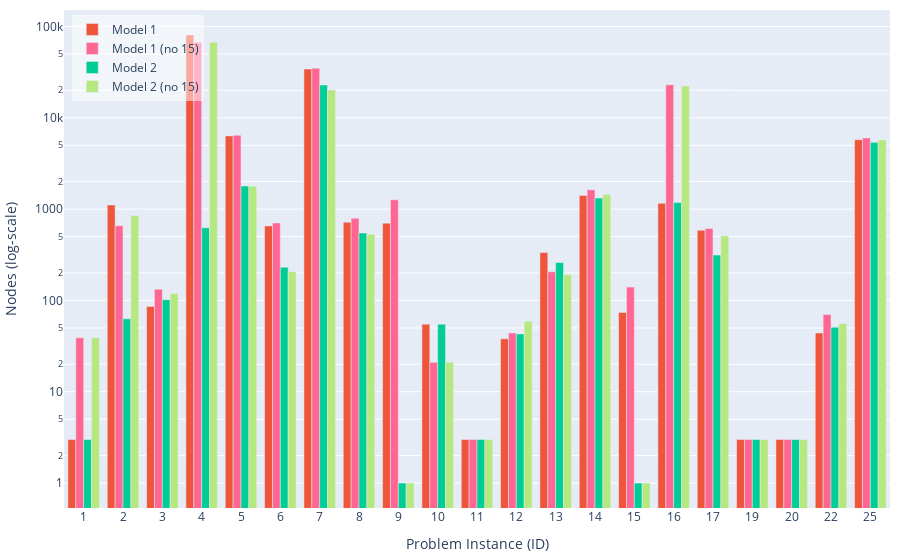

The notebook cell saved with this chart:
### Code cell
import plotly.graph_objects as go

# Create bar plot with visible zeros
hovertemplate_text='Model: %{customdata[0]}<br>ID: %{x}<br>Gap: %{text}%<br>Nodes: %{customdata[1]}<br>Runtime: %{customdata[2]} s<br>Heuristics: %{customdata[3]} s<br>Total Time: %{customdata[4]} s<extra></extra>'

positions = list(range(len(df1)))
max_gap = 300


fig = go.Figure()

fig.add_trace(
    go.Bar(
        name='Model 1',
        x=positions,
        y=df1['nodes'],
        text=df1['gap'].apply(lambda x: f'{x:.2f}'),
        marker_color=colormap[1],
        customdata=np.dstack((
            df1['model'], 
            df1['nodes'], 
            df1['runtime'].apply(lambda x: f'{x:.2f}'),
            df1['heuristics_time'].apply(lambda x: f'{x:.2f}'),
            df1['total_time'].apply(lambda x: f'{x:.2f}')
        ))[0],
        textposition='none',
        hovertemplate=hovertemplate_text,
        offsetgroup='1'
    )
)
fig.add_trace(
    go.Bar(
        name='Model 1 (no 15)',
        x=positions,
        y=df1e['nodes'],
        text=df1e['gap'].apply(lambda x: f'{x:.2f}'),
        marker_color=colormap[6],
        customdata=np.dstack((
            df1e['model'], 
            df1e['nodes'], 
            df1e['runtime'].apply(lambda x: f'{x:.2f}'),
            df1e['heuristics_time'].apply(lambda x: f'{x:.2f}'),
            df1e['total_time'].apply(lambda x: f'{x:.2f}')
        ))[0],
        textposition='none',
        hovertemplate=hovertemplate_text,
        offsetgroup='2'
    )
)
fig.add_trace(
    go.Bar(
        name='Model 2',
        x=positions,
        y=df2['nodes'],
        text=df2['gap'].apply(lambda x: f'{x:.2f}'),
        marker_color=colormap[2],
        customdata=np.dstack((
            df2['model'], 
            df2['nodes'], 
            df2['runtime'].apply(lambda x: f'{x:.2f}'),
            df2['heuristics_time'].apply(lambda x: f'{x:.2f}'),
            df2['total_time'].apply(lambda x: f'{x:.2f}')
        ))[0],
        textposition='none',
        hovertemplate=hovertemplate_text,
        offsetgroup='3'
    )
)

fig.add_trace(
    go.Bar(
        name='Model 2 (no 15)',
        x=positions,
        y=df2e['nodes'],
        text=df2e['gap'].apply(lambda x: f'{x:.2f}'),
        marker_color=colormap[7],
        customdata=np.dstack((
            df2e['model'], 
            df2e['nodes'], 
            df2e['runtime'].apply(lambda x: f'{x:.2f}'),
            df2e['heuristics_time'].apply(lambda x: f'{x:.2f}'),
            df2e['total_time'].apply(lambda x: f'{x:.2f}')
        ))[0],
        textposition='none',
        hovertemplate=hovertemplate_text,
        offsetgroup='4'
    )
)



fig.update_layout(
    autosize=True,
    margin=dict(l=10, r=10, t=10, b=10),
    barmode='group',
    yaxis = dict(
        title = 'Nodes (log-scale)',
        type='log',
    ),
    xaxis = dict(
        title = 'Problem Instance (ID)',
        tickmode = 'array',
        tickvals = positions,
        ticktext = list(instances),
    ),
    legend=dict(
        x=0.01,
        y=0.99,
        xanchor='left',
        yanchor='top',
        bgcolor='rgba(255, 255, 255, 0.5)'
    )
)

fig.show()

# # Save as HTML
# div_schedule = plot(
#     fig, include_plotlyjs=True, config={"responsive": True}, output_type="div"
# )
# with open('../docs/images/comparison-solutions-nodes.html', 'w') as f:
#     f.write(div_schedule)

### Figure 1 — Plotly figure (JSON) as saved in the notebook; plotly's stock layout.template omitted (floating-point values rounded to 4 significant figures)
{"data": [{"customdata": [[1, 3, "0.22", "13.55", "13.77"], [1, 1111, "30.58", "72.60", "103.18"], [1, 86, "19.41", "120.16", "139.57"], [1, 80836, "300.00", "17.44", "317.44"], [1, 6337, "300.01", "95.69", "395.70"], [1, 655, "300.00", "120.12", "420.13"], [1, 34208, "300.00", "18.28", "318.28"], [1, 718, "300.00", "111.88", "411.88"], [1, 702, "300.00", "120.14", "420.15"], [1, 55, "2.60", "89.67", "92.26"], [1, 3, "15.70", "120.24", "135.93"], [1, 38, "62.60", "121.02", "183.62"], [1, 334, "13.72", "108.76", "122.48"], [1, 1412, "300.05", "120.60", "420.66"], [1, 74, "300.09", "120.25", "420.34"], [1, 1156, "34.44", "120.02", "154.46"], [1, 587, "300.04", "120.05", "420.10"], [1, 3, "12.13", "120.55", "132.68"], [1, 3, "177.94", "121.39", "299.32"], [1, 44, "27.61", "120.28", "147.89"], [1, 5753, "300.04", "120.16", "420.20"]], "hovertemplate": "Model: %{customdata[0]}<br>ID: %{x}<br>Gap: %{text}%<br>Nodes: %{customdata[1]}<br>Runtime: %{customdata[2]} s<br>Heuristics: %{customdata[3]} s<br>Total Time: %{customdata[4]} s<extra></extra>", "marker": {"color": "#EF553B"}, "name": "Model 1", "offsetgroup": "1", "text": ["0.00", "0.00", "0.00", "16.93", "48.00", "87.81", "242.12", "103.37", "124.38", "0.00", "0.00", "0.00", "0.00", "17.26", "29.37", "0.00", "114.32", "0.00", "0.00", "0.00", "2.31"], "textposition": "none", "type": "bar", "x": [0, 1, 2, 3, 4, 5, 6, 7, 8, 9, 10, 11, 12, 13, 14, 15, 16, 17, 18, 19, 20], "y": [3.0, 1111.0, 86.0, 80840.0, 6337.0, 655.0, 34210.0, 718.0, 702.0, 55.0, 3.0, 38.0, 334.0, 1412.0, 74.0, 1156.0, 587.0, 3.0, 3.0, 44.0, 5753.0]}, {"customdata": [[1, 39, "0.34", "13.01", "13.35"], [1, 656, "17.81", "84.48", "102.29"], [1, 133, "19.66", "120.05", "139.71"], [1, 67220, "300.00", "20.01", "320.01"], [1, 6445, "300.00", "96.64", "396.65"], [1, 706, "300.01", "120.23", "420.24"], [1, 34848, "300.00", "18.04", "318.04"], [1, 796, "300.01", "112.42", "412.43"], [1, 1265, "300.01", "120.12", "420.12"], [1, 21, "1.67", "79.80", "81.47"], [1, 3, "15.82", "120.30", "136.13"], [1, 44, "62.14", "120.79", "182.94"], [1, 206, "6.82", "89.75", "96.57"], [1, 1626, "300.04", "120.44", "420.48"], [1, 140, "300.09", "120.70", "420.79"], [1, 23020, "300.00", "99.02", "399.03"], [1, 613, "300.02", "120.35", "420.37"], [1, 3, "8.83", "120.23", "129.05"], [1, 3, "169.15", "121.97", "291.11"], [1, 70, "30.47", "120.54", "151.01"], [1, 6017, "300.04", "120.95", "420.99"]], "hovertemplate": "Model: %{customdata[0]}<br>ID: %{x}<br>Gap: %{text}%<br>Nodes: %{customdata[1]}<br>Runtime: %{customdata[2]} s<br>Heuristics: %{customdata[3]} s<br>Total Time: %{customdata[4]} s<extra></extra>", "marker": {"color": "#FF6692"}, "name": "Model 1 (no 15)", "offsetgroup": "2", "text": ["0.00", "0.00", "0.00", "11.69", "50.32", "88.74", "262.09", "96.82", "128.13", "0.00", "0.00", "0.00", "0.00", "13.52", "28.90", "6.59", "85.51", "0.00", "0.00", "0.00", "1.56"], "textposition": "none", "type": "bar", "x": [0, 1, 2, 3, 4, 5, 6, 7, 8, 9, 10, 11, 12, 13, 14, 15, 16, 17, 18, 19, 20], "y": [39.0, 656.0, 133.0, 67220.0, 6445.0, 706.0, 34850.0, 796.0, 1265.0, 21.0, 3.0, 44.0, 206.0, 1626.0, 140.0, 23020.0, 613.0, 3.0, 3.0, 70.0, 6017.0]}, {"customdata": [[2, 3, "0.21", "13.55", "13.76"], [2, 63, "5.92", "72.60", "78.51"], [2, 102, "26.48", "120.16", "146.64"], [2, 624, "3.65", "17.44", "21.08"], [2, 1788, "300.00", "95.69", "395.69"], [2, 231, "300.04", "120.12", "420.16"], [2, 22890, "300.00", "18.28", "318.28"], [2, 547, "300.01", "111.88", "411.89"], [2, 1, "300.07", "120.14", "420.22"], [2, 55, "2.33", "89.67", "91.99"], [2, 3, "16.50", "120.24", "136.73"], [2, 43, "72.68", "121.02", "193.70"], [2, 260, "10.38", "108.76", "119.14"], [2, 1323, "300.04", "120.60", "420.64"], [2, 1, "300.28", "120.25", "420.53"], [2, 1179, "38.46", "120.02", "158.48"], [2, 314, "300.05", "120.05", "420.11"], [2, 3, "14.09", "120.55", "134.64"], [2, 3, "140.89", "121.39", "262.27"], [2, 51, "27.68", "120.28", "147.96"], [2, 5382, "300.04", "120.16", "420.20"]], "hovertemplate": "Model: %{customdata[0]}<br>ID: %{x}<br>Gap: %{text}%<br>Nodes: %{customdata[1]}<br>Runtime: %{customdata[2]} s<br>Heuristics: %{customdata[3]} s<br>Total Time: %{customdata[4]} s<extra></extra>", "marker": {"color": "#00CC96"}, "name": "Model 2", "offsetgroup": "3", "text": ["0.00", "0.00", "0.00", "0.00", "55.18", "114.02", "248.45", "140.45", "929.74", "0.00", "0.00", "0.00", "0.00", "25.98", "352.86", "0.00", "113.40", "0.00", "0.00", "0.00", "2.67"], "textposition": "none", "type": "bar", "x": [0, 1, 2, 3, 4, 5, 6, 7, 8, 9, 10, 11, 12, 13, 14, 15, 16, 17, 18, 19, 20], "y": [3.0, 63.0, 102.0, 624.0, 1788.0, 231.0, 22890.0, 547.0, 1.0, 55.0, 3.0, 43.0, 260.0, 1323.0, 1.0, 1179.0, 314.0, 3.0, 3.0, 51.0, 5382.0]}, {"customdata": [[2, 39, "0.33", "13.01", "13.34"], [2, 847, "34.26", "84.48", "118.74"], [2, 119, "29.68", "120.05", "149.73"], [2, 67249, "300.00", "20.01", "320.01"], [2, 1778, "300.02", "96.64", "396.66"], [2, 206, "300.02", "120.23", "420.25"], [2, 20153, "300.00", "18.04", "318.04"], [2, 530, "300.00", "112.42", "412.43"], [2, 1, "300.02", "120.12", "420.14"], [2, 21, "1.70", "79.80", "81.49"], [2, 3, "15.35", "120.30", "135.65"], [2, 59, "63.82", "120.79", "184.62"], [2, 191, "7.60", "89.75", "97.35"], [2, 1442, "300.04", "120.44", "420.48"], [2, 1, "300.24", "120.70", "420.94"], [2, 22246, "300.00", "99.02", "399.03"], [2, 508, "300.02", "120.35", "420.37"], [2, 3, "9.26", "120.23", "129.49"], [2, 3, "177.10", "121.97", "299.06"], [2, 56, "25.88", "120.54", "146.42"], [2, 5703, "300.04", "120.95", "420.99"]], "hovertemplate": "Model: %{customdata[0]}<br>ID: %{x}<br>Gap: %{text}%<br>Nodes: %{customdata[1]}<br>Runtime: %{customdata[2]} s<br>Heuristics: %{customdata[3]} s<br>Total Time: %{customdata[4]} s<extra></extra>", "marker": {"color": "#B6E880"}, "name": "Model 2 (no 15)", "offsetgroup": "4", "text": ["0.00", "0.00", "0.00", "13.91", "54.91", "114.11", "265.26", "139.30", "924.97", "0.00", "0.00", "0.00", "0.00", "15.64", "437.20", "8.89", "114.46", "0.00", "0.00", "0.00", "2.68"], "textposition": "none", "type": "bar", "x": [0, 1, 2, 3, 4, 5, 6, 7, 8, 9, 10, 11, 12, 13, 14, 15, 16, 17, 18, 19, 20], "y": [39.0, 847.0, 119.0, 67250.0, 1778.0, 206.0, 20150.0, 530.0, 1.0, 21.0, 3.0, 59.0, 191.0, 1442.0, 1.0, 22250.0, 508.0, 3.0, 3.0, 56.0, 5703.0]}], "layout": {"autosize": true, "barmode": "group", "legend": {"bgcolor": "rgba(255, 255, 255, 0.5)", "x": 0.01, "xanchor": "left", "y": 0.99, "yanchor": "top"}, "margin": {"b": 10, "l": 10, "r": 10, "t": 10}, "xaxis": {"tickmode": "array", "ticktext": [1, 2, 3, 4, 5, 6, 7, 8, 9, 10, 11, 12, 13, 14, 15, 16, 17, 19, 20, 22, 25], "tickvals": [0, 1, 2, 3, 4, 5, 6, 7, 8, 9, 10, 11, 12, 13, 14, 15, 16, 17, 18, 19, 20], "title": {"text": "Problem Instance (ID)"}}, "yaxis": {"title": {"text": "Nodes (log-scale)"}, "type": "log"}}}
